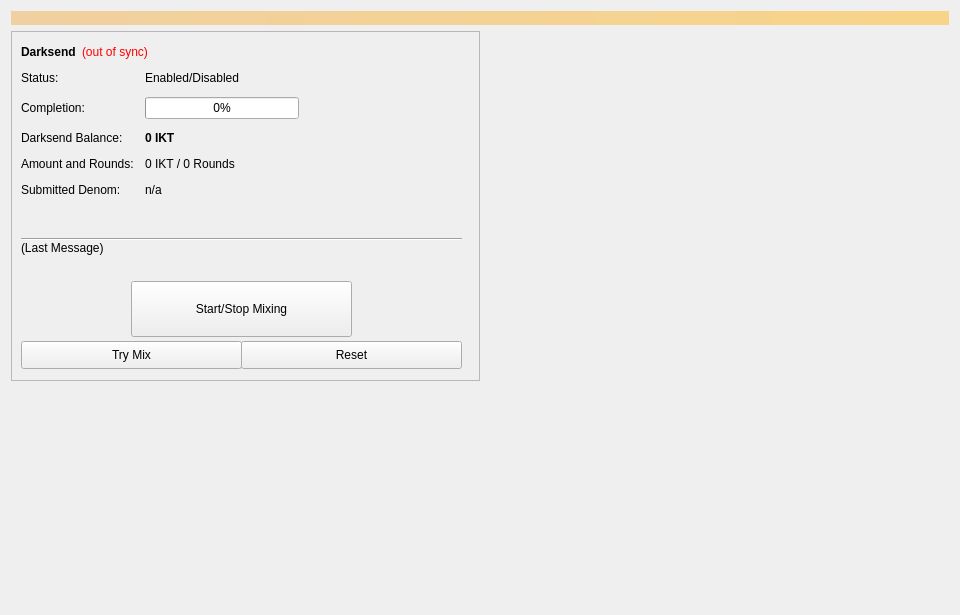
<?xml version="1.0" encoding="UTF-8"?>
<ui version="4.0">
 <class>Coinmix</class>
 <widget class="QWidget" name="Coinmix">
  <property name="geometry">
   <rect>
    <x>0</x>
    <y>0</y>
    <width>960</width>
    <height>615</height>
   </rect>
  </property>
  <property name="minimumSize">
   <size>
    <width>960</width>
    <height>0</height>
   </size>
  </property>
  <property name="windowTitle">
   <string>Form</string>
  </property>
  <layout class="QVBoxLayout" name="topLayout">
   <item>
    <widget class="QLabel" name="labelAlerts">
     <property name="visible">
      <bool>false</bool>
     </property>
     <property name="styleSheet">
      <string notr="true">background-color: qlineargradient(x1: 0, y1: 0, x2: 1, y2: 0, stop:0 #F0D0A0, stop:1 #F8D488); color:#000000;</string>
     </property>
     <property name="wordWrap">
      <bool>true</bool>
     </property>
     <property name="margin">
      <number>3</number>
     </property>
    </widget>
   </item>
   <item>
    <layout class="QHBoxLayout" name="horizontalLayout" stretch="1,1">
     <item>
      <layout class="QVBoxLayout" name="verticalLayout_2">
       <item>
        <widget class="QFrame" name="frameDarksend">
         <property name="minimumSize">
          <size>
           <width>0</width>
           <height>350</height>
          </size>
         </property>
         <property name="layoutDirection">
          <enum>Qt::LeftToRight</enum>
         </property>
         <property name="frameShape">
          <enum>QFrame::StyledPanel</enum>
         </property>
         <property name="frameShadow">
          <enum>QFrame::Raised</enum>
         </property>
         <widget class="QWidget" name="formLayoutWidget">
          <property name="geometry">
           <rect>
            <x>10</x>
            <y>40</y>
            <width>451</width>
            <height>161</height>
           </rect>
          </property>
          <layout class="QFormLayout" name="formLayout">
           <property name="fieldGrowthPolicy">
            <enum>QFormLayout::AllNonFixedFieldsGrow</enum>
           </property>
           <property name="horizontalSpacing">
            <number>11</number>
           </property>
           <property name="verticalSpacing">
            <number>12</number>
           </property>
           <item row="0" column="0">
            <widget class="QLabel" name="label_6">
             <property name="text">
              <string>Status:</string>
             </property>
            </widget>
           </item>
           <item row="1" column="0">
            <widget class="QLabel" name="label_7">
             <property name="text">
              <string>Completion:</string>
             </property>
            </widget>
           </item>
           <item row="1" column="1">
            <widget class="QProgressBar" name="DarksendProgress">
             <property name="maximumSize">
              <size>
               <width>154</width>
               <height>16777215</height>
              </size>
             </property>
             <property name="value">
              <number>0</number>
             </property>
            </widget>
           </item>
           <item row="2" column="0">
            <widget class="QLabel" name="labelAnonymizedText">
             <property name="text">
              <string>Darksend Balance:</string>
             </property>
            </widget>
           </item>
           <item row="2" column="1">
            <widget class="QLabel" name="labelAnonymized">
             <property name="font">
              <font>
               <weight>75</weight>
               <bold>true</bold>
              </font>
             </property>
             <property name="text">
              <string notr="true">0 IKT</string>
             </property>
            </widget>
           </item>
           <item row="3" column="0">
            <widget class="QLabel" name="label_8">
             <property name="text">
              <string>Amount and Rounds:</string>
             </property>
            </widget>
           </item>
           <item row="3" column="1">
            <widget class="QLabel" name="labelAmountRounds">
             <property name="text">
              <string>0 IKT / 0 Rounds</string>
             </property>
            </widget>
           </item>
           <item row="4" column="0">
            <widget class="QLabel" name="label_9">
             <property name="text">
              <string>Submitted Denom:</string>
             </property>
            </widget>
           </item>
           <item row="4" column="1">
            <widget class="QLabel" name="labelSubmittedDenom">
             <property name="toolTip">
              <string>The denominations you submitted to the Masternode.&lt;br&gt;To mix, other users must submit the exact same denominations.</string>
             </property>
             <property name="text">
              <string>n/a</string>
             </property>
            </widget>
           </item>
           <item row="0" column="1">
            <widget class="QLabel" name="DarksendEnabled">
             <property name="text">
              <string>Enabled/Disabled</string>
             </property>
            </widget>
           </item>
          </layout>
         </widget>
         <widget class="QPushButton" name="runAutoDenom">
          <property name="geometry">
           <rect>
            <x>251</x>
            <y>17</y>
            <width>1</width>
            <height>1</height>
           </rect>
          </property>
          <property name="palette">
           <palette>
            <active>
             <colorrole role="WindowText">
              <brush brushstyle="SolidPattern">
               <color alpha="255">
                <red>0</red>
                <green>0</green>
                <blue>0</blue>
               </color>
              </brush>
             </colorrole>
             <colorrole role="Button">
              <brush brushstyle="SolidPattern">
               <color alpha="255">
                <red>239</red>
                <green>238</green>
                <blue>238</blue>
               </color>
              </brush>
             </colorrole>
             <colorrole role="Light">
              <brush brushstyle="SolidPattern">
               <color alpha="255">
                <red>255</red>
                <green>255</green>
                <blue>255</blue>
               </color>
              </brush>
             </colorrole>
             <colorrole role="Midlight">
              <brush brushstyle="SolidPattern">
               <color alpha="255">
                <red>247</red>
                <green>246</green>
                <blue>246</blue>
               </color>
              </brush>
             </colorrole>
             <colorrole role="Dark">
              <brush brushstyle="SolidPattern">
               <color alpha="255">
                <red>119</red>
                <green>119</green>
                <blue>119</blue>
               </color>
              </brush>
             </colorrole>
             <colorrole role="Mid">
              <brush brushstyle="SolidPattern">
               <color alpha="255">
                <red>159</red>
                <green>159</green>
                <blue>159</blue>
               </color>
              </brush>
             </colorrole>
             <colorrole role="Text">
              <brush brushstyle="SolidPattern">
               <color alpha="255">
                <red>0</red>
                <green>0</green>
                <blue>0</blue>
               </color>
              </brush>
             </colorrole>
             <colorrole role="BrightText">
              <brush brushstyle="SolidPattern">
               <color alpha="255">
                <red>255</red>
                <green>255</green>
                <blue>255</blue>
               </color>
              </brush>
             </colorrole>
             <colorrole role="ButtonText">
              <brush brushstyle="SolidPattern">
               <color alpha="255">
                <red>0</red>
                <green>0</green>
                <blue>0</blue>
               </color>
              </brush>
             </colorrole>
             <colorrole role="Base">
              <brush brushstyle="SolidPattern">
               <color alpha="255">
                <red>255</red>
                <green>255</green>
                <blue>255</blue>
               </color>
              </brush>
             </colorrole>
             <colorrole role="Window">
              <brush brushstyle="SolidPattern">
               <color alpha="255">
                <red>239</red>
                <green>238</green>
                <blue>238</blue>
               </color>
              </brush>
             </colorrole>
             <colorrole role="Shadow">
              <brush brushstyle="SolidPattern">
               <color alpha="255">
                <red>0</red>
                <green>0</green>
                <blue>0</blue>
               </color>
              </brush>
             </colorrole>
             <colorrole role="AlternateBase">
              <brush brushstyle="SolidPattern">
               <color alpha="255">
                <red>247</red>
                <green>246</green>
                <blue>246</blue>
               </color>
              </brush>
             </colorrole>
             <colorrole role="ToolTipBase">
              <brush brushstyle="SolidPattern">
               <color alpha="255">
                <red>255</red>
                <green>255</green>
                <blue>220</blue>
               </color>
              </brush>
             </colorrole>
             <colorrole role="ToolTipText">
              <brush brushstyle="SolidPattern">
               <color alpha="255">
                <red>0</red>
                <green>0</green>
                <blue>0</blue>
               </color>
              </brush>
             </colorrole>
            </active>
            <inactive>
             <colorrole role="WindowText">
              <brush brushstyle="SolidPattern">
               <color alpha="255">
                <red>0</red>
                <green>0</green>
                <blue>0</blue>
               </color>
              </brush>
             </colorrole>
             <colorrole role="Button">
              <brush brushstyle="SolidPattern">
               <color alpha="255">
                <red>239</red>
                <green>238</green>
                <blue>238</blue>
               </color>
              </brush>
             </colorrole>
             <colorrole role="Light">
              <brush brushstyle="SolidPattern">
               <color alpha="255">
                <red>255</red>
                <green>255</green>
                <blue>255</blue>
               </color>
              </brush>
             </colorrole>
             <colorrole role="Midlight">
              <brush brushstyle="SolidPattern">
               <color alpha="255">
                <red>247</red>
                <green>246</green>
                <blue>246</blue>
               </color>
              </brush>
             </colorrole>
             <colorrole role="Dark">
              <brush brushstyle="SolidPattern">
               <color alpha="255">
                <red>119</red>
                <green>119</green>
                <blue>119</blue>
               </color>
              </brush>
             </colorrole>
             <colorrole role="Mid">
              <brush brushstyle="SolidPattern">
               <color alpha="255">
                <red>159</red>
                <green>159</green>
                <blue>159</blue>
               </color>
              </brush>
             </colorrole>
             <colorrole role="Text">
              <brush brushstyle="SolidPattern">
               <color alpha="255">
                <red>0</red>
                <green>0</green>
                <blue>0</blue>
               </color>
              </brush>
             </colorrole>
             <colorrole role="BrightText">
              <brush brushstyle="SolidPattern">
               <color alpha="255">
                <red>255</red>
                <green>255</green>
                <blue>255</blue>
               </color>
              </brush>
             </colorrole>
             <colorrole role="ButtonText">
              <brush brushstyle="SolidPattern">
               <color alpha="255">
                <red>0</red>
                <green>0</green>
                <blue>0</blue>
               </color>
              </brush>
             </colorrole>
             <colorrole role="Base">
              <brush brushstyle="SolidPattern">
               <color alpha="255">
                <red>255</red>
                <green>255</green>
                <blue>255</blue>
               </color>
              </brush>
             </colorrole>
             <colorrole role="Window">
              <brush brushstyle="SolidPattern">
               <color alpha="255">
                <red>239</red>
                <green>238</green>
                <blue>238</blue>
               </color>
              </brush>
             </colorrole>
             <colorrole role="Shadow">
              <brush brushstyle="SolidPattern">
               <color alpha="255">
                <red>0</red>
                <green>0</green>
                <blue>0</blue>
               </color>
              </brush>
             </colorrole>
             <colorrole role="AlternateBase">
              <brush brushstyle="SolidPattern">
               <color alpha="255">
                <red>247</red>
                <green>246</green>
                <blue>246</blue>
               </color>
              </brush>
             </colorrole>
             <colorrole role="ToolTipBase">
              <brush brushstyle="SolidPattern">
               <color alpha="255">
                <red>255</red>
                <green>255</green>
                <blue>220</blue>
               </color>
              </brush>
             </colorrole>
             <colorrole role="ToolTipText">
              <brush brushstyle="SolidPattern">
               <color alpha="255">
                <red>0</red>
                <green>0</green>
                <blue>0</blue>
               </color>
              </brush>
             </colorrole>
            </inactive>
            <disabled>
             <colorrole role="WindowText">
              <brush brushstyle="SolidPattern">
               <color alpha="255">
                <red>119</red>
                <green>119</green>
                <blue>119</blue>
               </color>
              </brush>
             </colorrole>
             <colorrole role="Button">
              <brush brushstyle="SolidPattern">
               <color alpha="255">
                <red>239</red>
                <green>238</green>
                <blue>238</blue>
               </color>
              </brush>
             </colorrole>
             <colorrole role="Light">
              <brush brushstyle="SolidPattern">
               <color alpha="255">
                <red>255</red>
                <green>255</green>
                <blue>255</blue>
               </color>
              </brush>
             </colorrole>
             <colorrole role="Midlight">
              <brush brushstyle="SolidPattern">
               <color alpha="255">
                <red>247</red>
                <green>246</green>
                <blue>246</blue>
               </color>
              </brush>
             </colorrole>
             <colorrole role="Dark">
              <brush brushstyle="SolidPattern">
               <color alpha="255">
                <red>119</red>
                <green>119</green>
                <blue>119</blue>
               </color>
              </brush>
             </colorrole>
             <colorrole role="Mid">
              <brush brushstyle="SolidPattern">
               <color alpha="255">
                <red>159</red>
                <green>159</green>
                <blue>159</blue>
               </color>
              </brush>
             </colorrole>
             <colorrole role="Text">
              <brush brushstyle="SolidPattern">
               <color alpha="255">
                <red>119</red>
                <green>119</green>
                <blue>119</blue>
               </color>
              </brush>
             </colorrole>
             <colorrole role="BrightText">
              <brush brushstyle="SolidPattern">
               <color alpha="255">
                <red>255</red>
                <green>255</green>
                <blue>255</blue>
               </color>
              </brush>
             </colorrole>
             <colorrole role="ButtonText">
              <brush brushstyle="SolidPattern">
               <color alpha="255">
                <red>119</red>
                <green>119</green>
                <blue>119</blue>
               </color>
              </brush>
             </colorrole>
             <colorrole role="Base">
              <brush brushstyle="SolidPattern">
               <color alpha="255">
                <red>239</red>
                <green>238</green>
                <blue>238</blue>
               </color>
              </brush>
             </colorrole>
             <colorrole role="Window">
              <brush brushstyle="SolidPattern">
               <color alpha="255">
                <red>239</red>
                <green>238</green>
                <blue>238</blue>
               </color>
              </brush>
             </colorrole>
             <colorrole role="Shadow">
              <brush brushstyle="SolidPattern">
               <color alpha="255">
                <red>0</red>
                <green>0</green>
                <blue>0</blue>
               </color>
              </brush>
             </colorrole>
             <colorrole role="AlternateBase">
              <brush brushstyle="SolidPattern">
               <color alpha="255">
                <red>239</red>
                <green>238</green>
                <blue>238</blue>
               </color>
              </brush>
             </colorrole>
             <colorrole role="ToolTipBase">
              <brush brushstyle="SolidPattern">
               <color alpha="255">
                <red>255</red>
                <green>255</green>
                <blue>220</blue>
               </color>
              </brush>
             </colorrole>
             <colorrole role="ToolTipText">
              <brush brushstyle="SolidPattern">
               <color alpha="255">
                <red>0</red>
                <green>0</green>
                <blue>0</blue>
               </color>
              </brush>
             </colorrole>
            </disabled>
           </palette>
          </property>
          <property name="focusPolicy">
           <enum>Qt::NoFocus</enum>
          </property>
          <property name="autoFillBackground">
           <bool>true</bool>
          </property>
          <property name="text">
           <string/>
          </property>
          <property name="flat">
           <bool>true</bool>
          </property>
         </widget>
         <widget class="QPushButton" name="toggleDarksend">
          <property name="geometry">
           <rect>
            <x>120</x>
            <y>250</y>
            <width>221</width>
            <height>56</height>
           </rect>
          </property>
          <property name="sizePolicy">
           <sizepolicy hsizetype="MinimumExpanding" vsizetype="Fixed">
            <horstretch>0</horstretch>
            <verstretch>0</verstretch>
           </sizepolicy>
          </property>
          <property name="text">
           <string>Start/Stop Mixing</string>
          </property>
         </widget>
         <widget class="Line" name="lineLastMessage">
          <property name="geometry">
           <rect>
            <x>10</x>
            <y>200</y>
            <width>441</width>
            <height>16</height>
           </rect>
          </property>
          <property name="orientation">
           <enum>Qt::Horizontal</enum>
          </property>
         </widget>
         <widget class="QLabel" name="DarksendStatus">
          <property name="geometry">
           <rect>
            <x>10</x>
            <y>210</y>
            <width>451</width>
            <height>43</height>
           </rect>
          </property>
          <property name="minimumSize">
           <size>
            <width>288</width>
            <height>43</height>
           </size>
          </property>
          <property name="text">
           <string>(Last Message)</string>
          </property>
          <property name="alignment">
           <set>Qt::AlignLeading|Qt::AlignLeft|Qt::AlignTop</set>
          </property>
          <property name="wordWrap">
           <bool>true</bool>
          </property>
         </widget>
         <widget class="QPushButton" name="DarksendAuto">
          <property name="geometry">
           <rect>
            <x>10</x>
            <y>310</y>
            <width>221</width>
            <height>28</height>
           </rect>
          </property>
          <property name="sizePolicy">
           <sizepolicy hsizetype="MinimumExpanding" vsizetype="Fixed">
            <horstretch>0</horstretch>
            <verstretch>0</verstretch>
           </sizepolicy>
          </property>
          <property name="toolTip">
           <string>Try to manually submit a Darksend request.</string>
          </property>
          <property name="text">
           <string>Try Mix</string>
          </property>
         </widget>
         <widget class="QPushButton" name="DarksendReset">
          <property name="geometry">
           <rect>
            <x>230</x>
            <y>310</y>
            <width>221</width>
            <height>28</height>
           </rect>
          </property>
          <property name="sizePolicy">
           <sizepolicy hsizetype="MinimumExpanding" vsizetype="Fixed">
            <horstretch>0</horstretch>
            <verstretch>0</verstretch>
           </sizepolicy>
          </property>
          <property name="toolTip">
           <string>Reset the current status of Darksend (can interrupt Darksend if it's in the process of Mixing, which can cost you money!)</string>
          </property>
          <property name="autoFillBackground">
           <bool>false</bool>
          </property>
          <property name="text">
           <string>Reset</string>
          </property>
         </widget>
         <widget class="QWidget" name="layoutWidget">
          <property name="geometry">
           <rect>
            <x>10</x>
            <y>10</y>
            <width>431</width>
            <height>22</height>
           </rect>
          </property>
          <layout class="QHBoxLayout" name="horizontalLayout_5">
           <item>
            <widget class="QLabel" name="label_2">
             <property name="font">
              <font>
               <weight>75</weight>
               <bold>true</bold>
              </font>
             </property>
             <property name="text">
              <string>Darksend</string>
             </property>
            </widget>
           </item>
           <item>
            <widget class="QLabel" name="labelDarksendSyncStatus">
             <property name="toolTip">
              <string>The displayed information may be out of date. Your wallet automatically synchronizes with the IKT network after a connection is established, but this process has not completed yet.</string>
             </property>
             <property name="styleSheet">
              <string notr="true">QLabel { color: red; }</string>
             </property>
             <property name="text">
              <string notr="true">(out of sync)</string>
             </property>
             <property name="alignment">
              <set>Qt::AlignLeading|Qt::AlignLeft|Qt::AlignVCenter</set>
             </property>
            </widget>
           </item>
           <item>
            <spacer name="horizontalSpacer_4">
             <property name="orientation">
              <enum>Qt::Horizontal</enum>
             </property>
             <property name="sizeHint" stdset="0">
              <size>
               <width>40</width>
               <height>20</height>
              </size>
             </property>
            </spacer>
           </item>
          </layout>
         </widget>
        </widget>
       </item>
       <item>
        <spacer name="verticalSpacer">
         <property name="orientation">
          <enum>Qt::Vertical</enum>
         </property>
         <property name="sizeHint" stdset="0">
          <size>
           <width>20</width>
           <height>40</height>
          </size>
         </property>
        </spacer>
       </item>
      </layout>
     </item>
     <item>
      <layout class="QVBoxLayout" name="verticalLayout_3">
       <item>
        <spacer name="verticalSpacer_2">
         <property name="orientation">
          <enum>Qt::Vertical</enum>
         </property>
         <property name="sizeType">
          <enum>QSizePolicy::Expanding</enum>
         </property>
         <property name="sizeHint" stdset="0">
          <size>
           <width>20</width>
           <height>40</height>
          </size>
         </property>
        </spacer>
       </item>
      </layout>
     </item>
    </layout>
   </item>
  </layout>
 </widget>
 <resources/>
 <connections/>
</ui>
